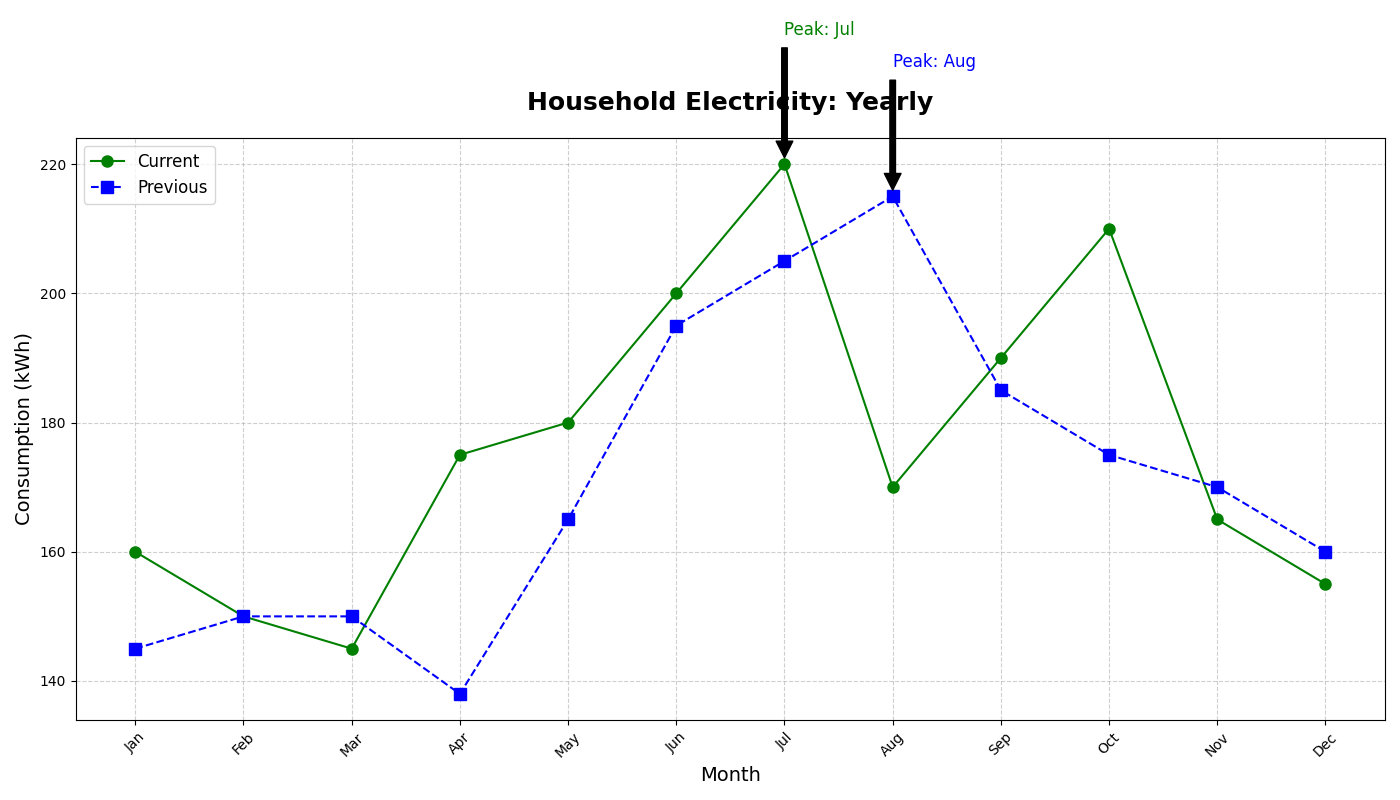

This chart was generated by the following Python code:
import matplotlib.pyplot as plt
import numpy as np

months = np.array([
    'Jan', 'Feb', 'Mar', 'Apr', 'May', 'Jun', 
    'Jul', 'Aug', 'Sep', 'Oct', 'Nov', 'Dec'
])

consumption_current_year = np.array([160, 150, 145, 175, 180, 200, 220, 170, 190, 210, 165, 155])
consumption_previous_year = np.array([145, 150, 150, 138, 165, 195, 205, 215, 185, 175, 170, 160])

fig, ax = plt.subplots(figsize=(14, 8))

ax.plot(months, consumption_current_year, label='Current', marker='o', markersize=8, linestyle='-', color='green')
ax.plot(months, consumption_previous_year, label='Previous', marker='s', markersize=8, linestyle='--', color='blue')

ax.set_title('Household Electricity: Yearly', fontsize=18, fontweight='bold', pad=20)
ax.set_xlabel('Month', fontsize=14)
ax.set_ylabel('Consumption (kWh)', fontsize=14)

ax.grid(True, linestyle='--', alpha=0.6)
ax.legend(loc='upper left', fontsize=12)

peak_current = months[np.argmax(consumption_current_year)]
peak_previous = months[np.argmax(consumption_previous_year)]
ax.annotate(f'Peak: {peak_current}', 
            xy=(peak_current, max(consumption_current_year)), 
            xytext=(peak_current, max(consumption_current_year) + 20),
            arrowprops=dict(facecolor='black', shrink=0.05),
            fontsize=12, color='green')
ax.annotate(f'Peak: {peak_previous}', 
            xy=(peak_previous, max(consumption_previous_year)), 
            xytext=(peak_previous, max(consumption_previous_year) + 20),
            arrowprops=dict(facecolor='black', shrink=0.05),
            fontsize=12, color='blue')

plt.xticks(rotation=45)
plt.tight_layout()
plt.show()
